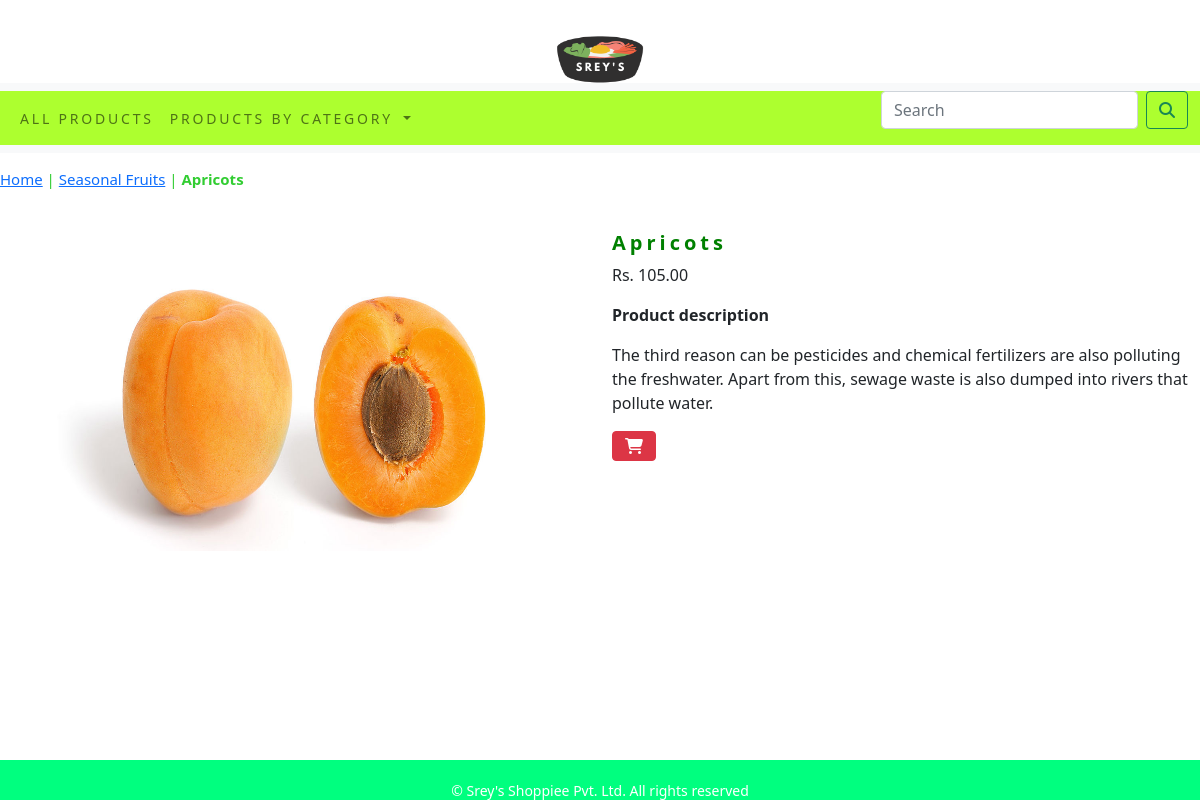
The app's page /shop/seasonal-fruits/apricots/ with its own data.
### shop1/models.py (models this page shows, shortened)
class Product(models.Model):
    name = models.CharField(max_length=250, unique=True)
    slug = models.SlugField(max_length=250, unique=True)
    description = models.TextField(blank=True)
    image = models.ImageField(upload_to='product', blank=True)
    price=models.DecimalField(max_digits=10, decimal_places=2)
    category=models.ForeignKey(Category,on_delete=models.CASCADE)
    stock=models.IntegerField()
    availability=models.BooleanField(default=True)
    created_on=models.DateTimeField(auto_now_add=True)
    updated_on = models.DateTimeField(auto_now=True)
    class Meta():
        ordering = ('name',)
        verbose_name = 'product'
        verbose_name_plural = 'products'

class Category(models.Model):
    name=models.CharField(max_length=250, unique=True)
    slug=models.SlugField(max_length=250, unique=True)
    description=models.TextField(blank=True)
    image=models.ImageField(upload_to='category', blank=True)
    class Meta():
        ordering=('name',)
        verbose_name='category'
        verbose_name_plural='categories'
    def get_url(self):
        return reverse('shop1:products_by_category',args=[self.slug])
    def __str__(self):
        return '{}'.format(self.name)

### shop1/views.py (the view)
# urls.py: path('<slug:c_slug>/<slug:product_slug>/', views.ProdDetails, name='ProdCatDetails'),
def ProdDetails(request, c_slug, product_slug):
    try:
        product=Product.objects.get(category__slug=c_slug, slug=product_slug)
    except Exception as e:
        raise e
    return render(request,"product.html",{'product': product})

### cart/context_processors.py (called while the page is built)
def counter(request):
    item_count=0
    if 'admin' in request.path:
        return {}
    else:
        try:
            cart=Cart.objects.filter(cart_id=_cart_id(request))
            cart_items=CartItem.objects.all().filter(cart=cart[:1])
            for cart_item in cart_items:
                item_count += cart_item.quantity
        except Cart.DoesNotExist:
            item_count =0
    return dict(item_count=item_count)

### cart/views.py (called while the page is built)
def _cart_id(request):
    cart=request.session.session_key
    if not cart:
        request.session.create()
    return cart

### shop1/context_processors.py (called while the page is built)
def menu_links(request):
    links=Category.objects.all()
    return dict(links=links)

### templates/product.html (shortened to what this page needs)
{% extends 'base.html' %}
{% load static %}
{% block content %}
<div class="row my_prod_row_class">
    <div class="mx_auto">
        <p> <a href="{% url 'shop1:allProdCat' %}">Home</a> | <a href="{{product.category.get_url}}">{{product.category}}</a> | <b>{{product.name}}</b> </p>
    </div>
<div class="container">
    <br>
    <div class="row">
        <div class="col-12 col-sm-12 col-md-12 col-lg-6 text-center">
            <div style="min-width:18rem">
                <img src="{{product.image.url}}" alt="{{product.name}}" width="480px" height="320px";>
            </div>
        </div>
        <div class="col-12 col-sm-12 col-md-12 col-lg-6">
            <div>
                <h5 class="my_title"><b>{{product.name}}</h5></b>
                <p>Rs. {{product.price}}</p>
                <p class=my_semi_title><b>Product description</b></p>
                <p class="text-justify">{{product.description}}</p>
                {% if product.stock <= 0 %}
                <p><b>Out of stock!</b></p>
                {% else %}
                <a class="btn btn-danger" href="{% url 'cart:add_cart' product.id %}"><i class="fa fa-shopping-cart" aria-hidden="true"></i></a>
                {% endif %}
            </div>
        </div>
    </div>
</div>
</div>
<br>
{% endblock %}

### static/css/custom.css (style rules this page uses)
body { font-family:font-family: 'Fredoka One', cursive; }
.my_title { font-size: 20px; text_transform:uppercase; letter-spacing: .2em; color: green; }
.my_prod_row_class { padding-top:15px; padding-bottom:20 px; }
.my_prod_row_class .mx_auto { color:LimeGreen; font-size:15px; text-decoration:none; }

### records on screen
Product: category "Seasonal Fruits", name "Apricots", image (picture), price "105.00", description "The third reason can be pesticides and chemical fertilizers are also polluting the freshwater. Apart from this, sewage waste is also dumped into rivers that pollute water."
